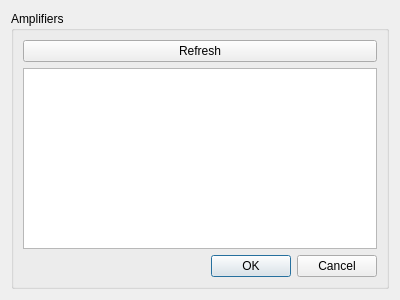
<?xml version="1.0" encoding="UTF-8"?>
<ui version="4.0">
 <class>SelectAmplifier</class>
 <widget class="QDialog" name="SelectAmplifier">
  <property name="geometry">
   <rect>
    <x>0</x>
    <y>0</y>
    <width>400</width>
    <height>300</height>
   </rect>
  </property>
  <property name="windowTitle">
   <string>Select Amplifier</string>
  </property>
  <layout class="QVBoxLayout" name="verticalLayout_2">
   <item>
    <widget class="QGroupBox" name="groupBox">
     <property name="title">
      <string>Amplifiers</string>
     </property>
     <layout class="QVBoxLayout" name="verticalLayout">
      <item>
       <widget class="QPushButton" name="refreshButton">
        <property name="text">
         <string>Refresh</string>
        </property>
       </widget>
      </item>
      <item>
       <widget class="QTableWidget" name="amplifiers"/>
      </item>
      <item>
       <widget class="QDialogButtonBox" name="buttonBox">
        <property name="orientation">
         <enum>Qt::Horizontal</enum>
        </property>
        <property name="standardButtons">
         <set>QDialogButtonBox::Cancel|QDialogButtonBox::Ok</set>
        </property>
       </widget>
      </item>
     </layout>
    </widget>
   </item>
  </layout>
 </widget>
 <resources/>
 <connections>
  <connection>
   <sender>buttonBox</sender>
   <signal>accepted()</signal>
   <receiver>SelectAmplifier</receiver>
   <slot>accept()</slot>
   <hints>
    <hint type="sourcelabel">
     <x>248</x>
     <y>254</y>
    </hint>
    <hint type="destinationlabel">
     <x>157</x>
     <y>274</y>
    </hint>
   </hints>
  </connection>
  <connection>
   <sender>buttonBox</sender>
   <signal>rejected()</signal>
   <receiver>SelectAmplifier</receiver>
   <slot>reject()</slot>
   <hints>
    <hint type="sourcelabel">
     <x>316</x>
     <y>260</y>
    </hint>
    <hint type="destinationlabel">
     <x>286</x>
     <y>274</y>
    </hint>
   </hints>
  </connection>
 </connections>
</ui>
